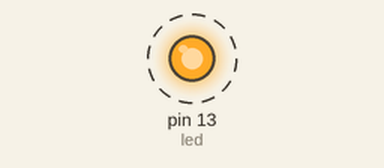
The sketch below on a simulated Arduino Uno, built with avr-gcc and run on an emulated ATmega328P. Shown: output pins drawn as LEDs (lit = HIGH). Dashed ring = blinking. What the sketch prints to the serial monitor is not drawn.

Above: at 9.2 s.
Timing chart, 0 to 12.0 s (numbered marks = the images above):
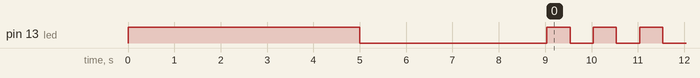

The sketch:

CONECTAR_MODO_BLUTU.ino
```cpp
#include <SoftwareSerial.h>

SoftwareSerial miBT(10,11);// INSTANCIA LA CONEXION AL BLUTU PIN 10 A TX Y PIN 11 A RX

char NOMBRE[21] = "D2Mgicos"; //NOMBRE DE 20 CARACTERES
char BPS        = '4';  // 1=1200,  2 = 2400, 3=4800, 4=9600, 5=19200, 6=38400, 7=57600, 8=115200
char PASWORD [5]   ="5555"; //pin o clave  de 4 caracteres


void setup() {
Serial.begin(9600); //iniciar la comunicacion en el monitor serial a 9600 baudios
miBT.begin(9600); //inicia la comunicacion en el modulo HC-06


Serial.println("TODOS OK");

pinMode(13,OUTPUT);
digitalWrite(13,HIGH); //ENCIENDE EL LED 13
delay(5000); //SE ENCIENDE 5 SEGUNDOS

digitalWrite(13, LOW);
Serial.print("enviando comandos AT");

miBT.print("AT");
delay(1000);

miBT.print("AT+NAME"); //CONFIGURANDO  EL NUEVO NOMBRE
miBT.print(NOMBRE);
delay(1000);

miBT.print("AT+BAUD"); //CONFIGURANDO  LA NUEVA VELOCIDAD
miBT.print(BPS);
delay(1000);

miBT.print("AT+PIN"); //CONFIGURANDO  EL NUEVO PASWORD
miBT.print(PASWORD);
delay(1000);

Serial.println("fin de los comandos AT");
}
void loop() {
digitalWrite(13,!digitalRead(13) ); //hacemos parpadear nuestro led
delay(500);

}
```

Measured:
- by itself, pin 13 (led): repeats every 1.0 s: HIGH 0.50 s, LOW 0.50 s
